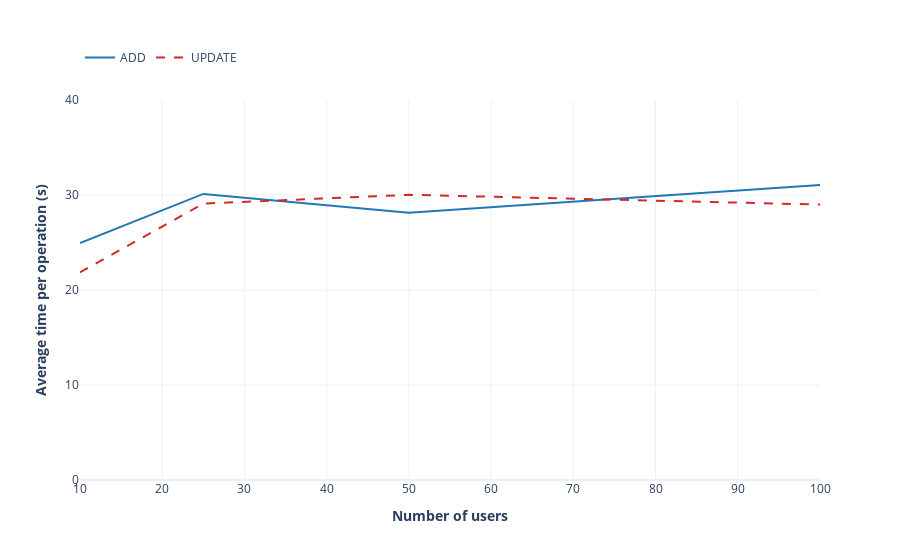

The cell this chart's notebook holds for it:
### Markdown cell above
### Comparing add & update operations. Average times

### Code cell
add = [24.930, 30.114, 28.122, 31.041]
update = [21.860, 29.094, 30.021, 28.989]

usersAddAndUpdate(add, update)

### Figure 1 — Plotly figure (JSON) as saved in the notebook; plotly's stock layout.template omitted (floating-point values rounded to 4 significant figures)
{"data": [{"line": {"color": "#1f77b4"}, "mode": "lines", "name": "ADD", "type": "scatter", "x": [10, 25, 50, 100], "y": [24.93, 30.11, 28.12, 31.04]}, {"line": {"color": "#d62728", "dash": "dash"}, "mode": "lines", "name": "UPDATE", "type": "scatter", "x": [10, 25, 50, 100], "y": [21.86, 29.09, 30.02, 28.99]}], "layout": {"legend": {"orientation": "h", "y": 1.15}, "xaxis": {"dtick": 10, "range": [10, 100], "tick0": 10, "title": {"text": "<b>Number of users</b>"}}, "yaxis": {"dtick": 10, "range": [0, 40], "tick0": 0, "title": {"text": "<b>Average time per operation (s)</b>"}}}}
